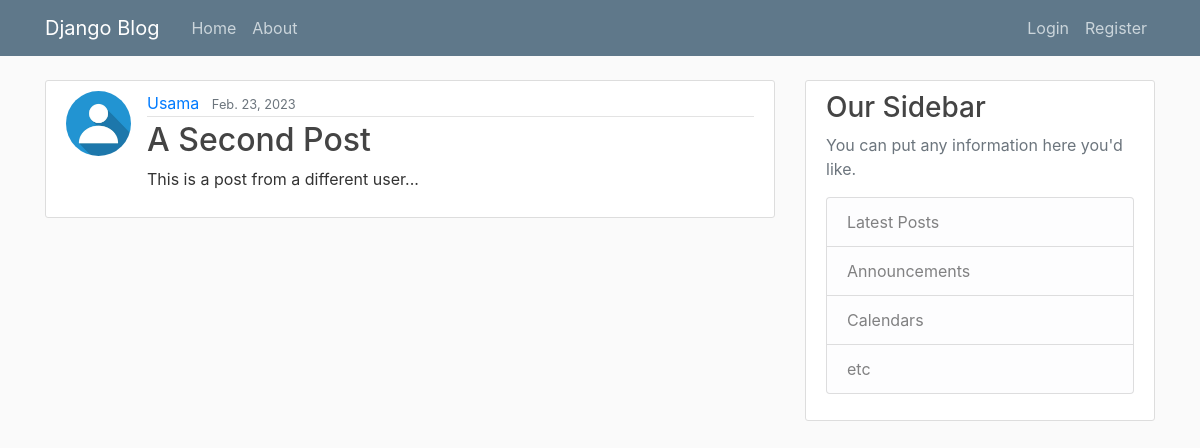
The page /post/8/ on the database its author committed.
### blog/models.py (models this page shows, shortened)
class Post(models.Model):
    title = models.CharField(max_length=100)
    content = models.TextField()
    date_posted = models.DateField(default=timezone.now)
    auther = models.ForeignKey(User, on_delete=models.CASCADE)

### users/models.py (models this page shows, shortened)
class Profile(models.Model):
    user = models.OneToOneField(User, on_delete=models.CASCADE)
    image = models.ImageField(default='default.jpg', upload_to='profile-pics')

### blog/views.py (the view)
# urls.py: path('post/<int:pk>/', PostDetailView.as_view(), name='post-detail'),
class PostDetailView(DetailView):
    model = Post

### blog/templates/blog/post_detail.html (shortened to what this page needs)
{% extends 'blog/base.html' %}
{% block content %}
    <article class="media content-section">
      <img class="rounded-circle article-img" src="{{ object.auther.profile.image.url }}" >
        <div class="media-body">
          <div class="article-metadata">
            <a class="mr-2" href="{% url 'user-posts' object.auther.username %}">{{ object.auther }}</a>
            <small class="text-muted">{{ object.date_posted }}</small>
          </div>
          <h2 class="article-title">{{ object.title }}</h2>
          <p class="article-content">{{ object.content }}</p>
        </div>
      </article>
{% endblock content %}

### blog/static/blog/main.css (style rules this page uses)
body { background: #fafafa; color: #333333; margin-top: 5rem; }
h1, h2, h3, h4, h5, h6 { color: #444444; }
.content-section { background: #ffffff; padding: 10px 20px; border: 1px solid #dddddd; border-radius: 3px; margin-bottom: 20px; }
.article-title { color: #444444; }
.article-content { white-space: pre-line; }
.article-img { height: 65px; width: 65px; margin-right: 16px; }
.article-metadata { padding-bottom: 1px; margin-bottom: 4px; border-bottom: 1px solid #e3e3e3 }

### rows shown on the page
Post: auther.profile.image (placeholder picture), auther "Usama", date_posted "Feb. 23, 2023", title "A Second Post", content "This is a post from a different user..."
